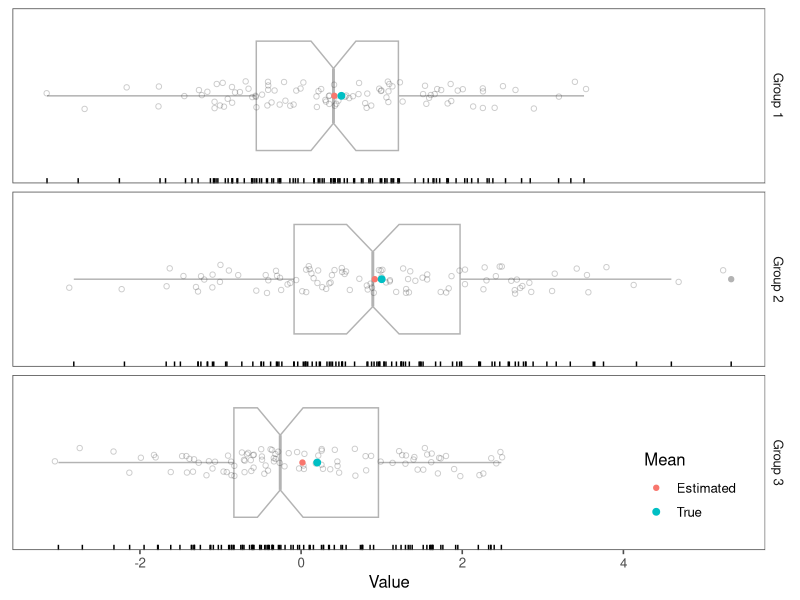
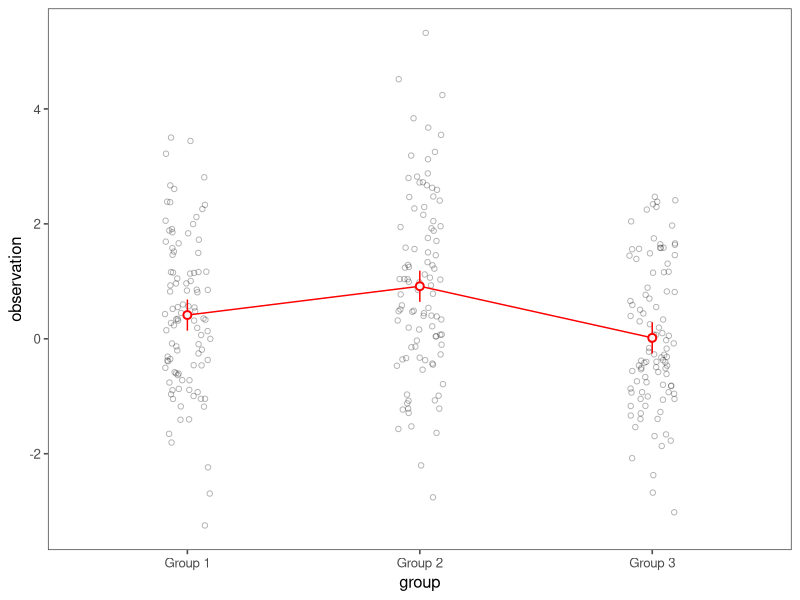
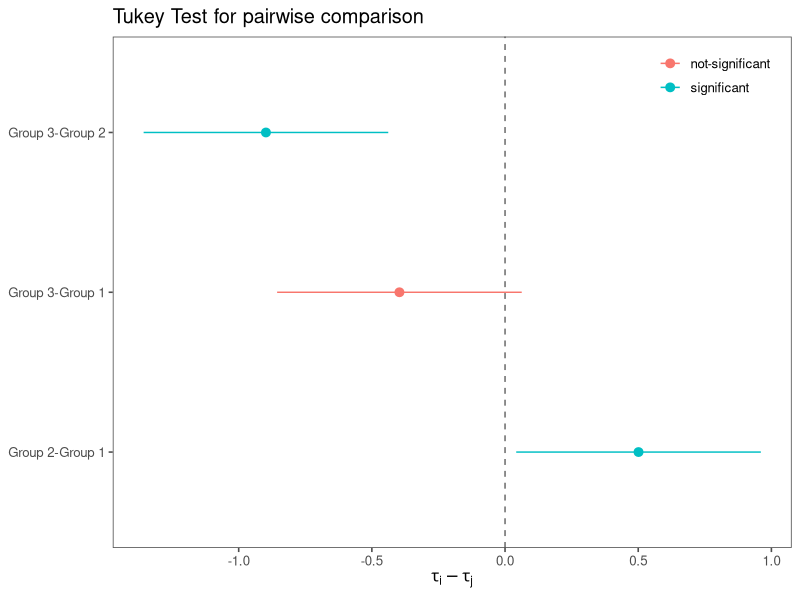
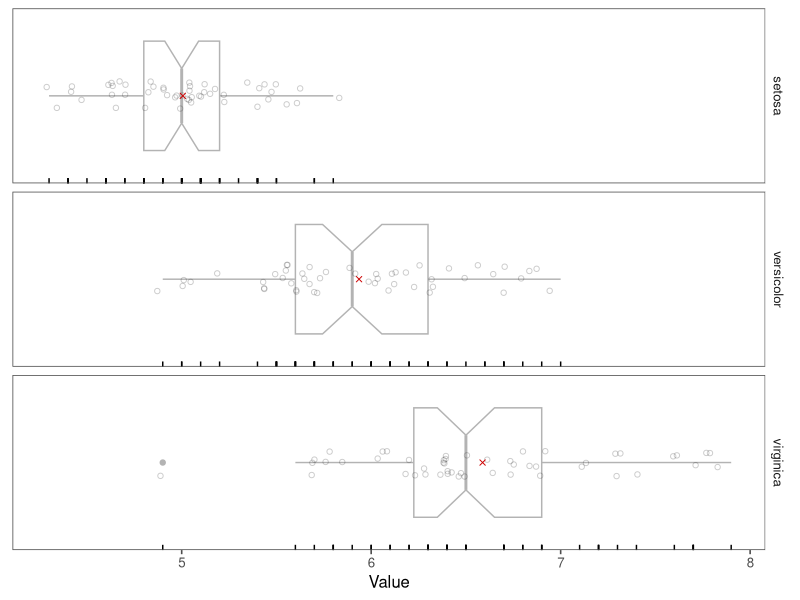
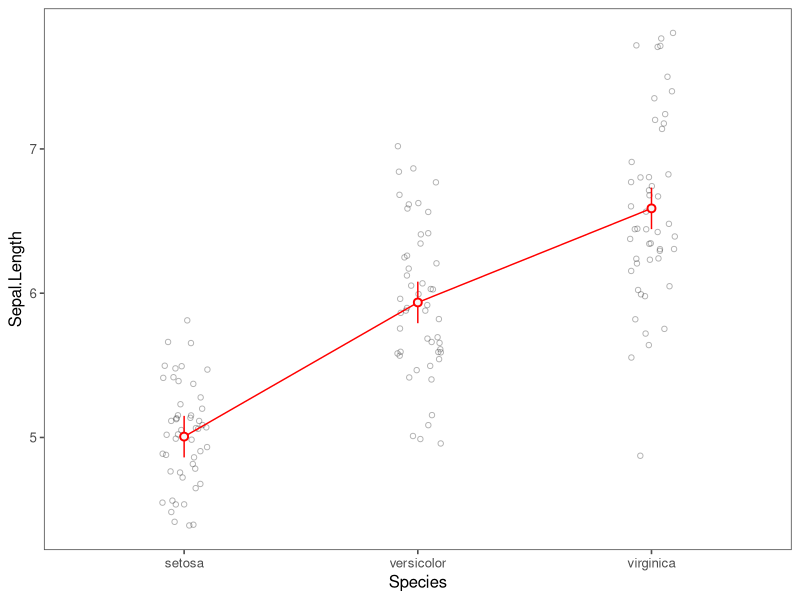
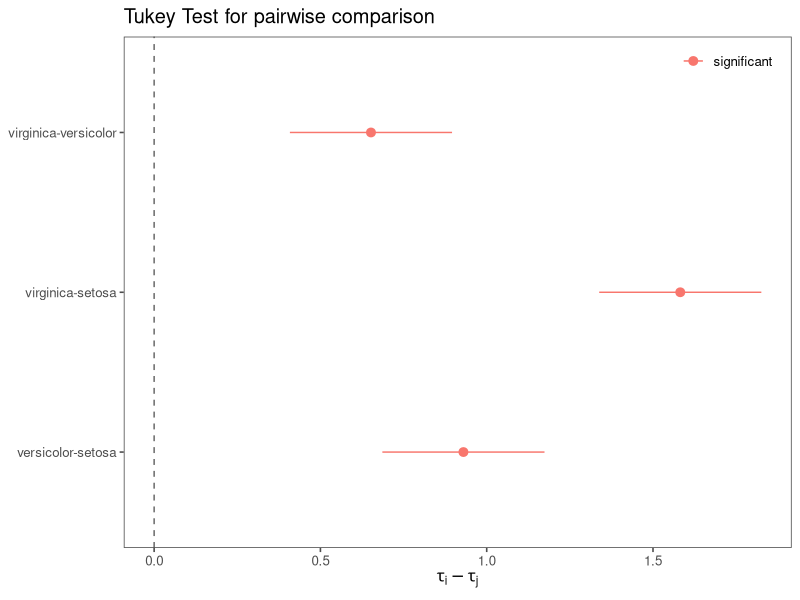

Reproduce these figures in R, in order.
## ---- chunk 1
knitr::opts_chunk$set(
  echo = FALSE,
  comment = NA,
  out.width = '100%',
  dev = "svg"
)
library(tibble)
library(dplyr)
library(ggplot2)
set.seed(124)
## ---- chunk 2
nsim <- 100
## ---- chunk 3
cases <- tibble(
  group = paste("Group", 1:3),
  mean = c(0.5, 1, 0.2),
  sd = rep(1, 3)
  # sd = c(0.2, 0.8, 0.3)
) %>% 
  group_by(group) %>% 
  mutate(observation = purrr::map2(mean, sd, function(mean, sd) {
    rnorm(nsim, mean, sd) + rnorm(nsim, 0, 1)
  }))
## ---- chunk 4
cases
## ---- chunk 5
ggplot(tidyr::unnest(cases, cols = "observation"), 
       aes(observation, group)) +
  geom_boxplot(notch = TRUE, color = "gray70") +
  geom_point(position = position_jitter(width = 0.1, height = 0.1),
             alpha = 0.2, shape = 21) +
  geom_rug(sides = "b") +
  stat_summary(fun = mean, aes(color = "Estimated"), geom = "point") +
  geom_point(aes(color = "True", x = mean, y = group), 
             data = cases, inherit.aes = FALSE, size = 2) +
  labs(x = "Value", y = NULL, color = "Mean") +
  ggthemes::theme_few() +
  theme(legend.position = c(1, 0), legend.justification = c(1.2, -0.2),
        axis.text.y = element_blank(), axis.ticks.y = element_blank()) +
  facet_grid(rows = vars(group), scales = 'free_y')
## ---- chunk 6
mdl <- lm(observation ~ group, data = tidyr::unnest(cases, cols = "observation"))
summary(mdl)
## ---- chunk 7
eff <- effects::allEffects(mdl)
ggplot(tidyr::unnest(cases, cols = "observation"),
       aes(group, observation)) +
  geom_point(shape = 21, alpha = 0.3, position = position_jitter(0.1, 0.1)) +
  geom_line(data = as.data.frame(eff)[['group']], 
            aes(y = fit), color = "red", group = 1) +
  geom_pointrange(data = as.data.frame(eff)[['group']], 
             aes(y = fit, ymin = lower, ymax = upper), 
             color = "red", shape = 21, fill = "whitesmoke") +
  ggthemes::theme_few()
## ---- chunk 8
tky <- TukeyHSD(aov(mdl))
tky <- tibble::rownames_to_column(as.data.frame(tky$group)) %>% 
  mutate(signif = ifelse(`p adj` <= 0.05, "significant", "not-significant"))
ggplot(tky, aes(diff, rowname, color = signif)) +
  geom_pointrange(aes(xmin = lwr, xmax = upr)) +
  geom_vline(xintercept = 0, linetype = "dashed", color = "gray40") +
  labs(color = NULL, x = bquote(tau[i] - tau[j]), parse = TRUE,
       y = NULL, title = "Tukey Test for pairwise comparison") +
  ggthemes::theme_few() +
  theme(legend.position = c(1, 1), legend.justification = c(1.1, 1.1))
## ---- chunk 9
iris <- as_tibble(iris)
## ---- chunk 10
iris
## ---- chunk 11
ggplot(iris, aes(Sepal.Length, Species)) +
  geom_boxplot(notch = TRUE, color = "gray70") +
  geom_point(position = position_jitter(width = 0.1, height = 0.1),
             alpha = 0.2, shape = 21) +
  stat_summary(fun = mean, color = "#CC0000", shape = 4, geom = "point") +
  geom_rug(sides = "b") +
  labs(x = "Value", y = NULL, color = "Mean") +
  ggthemes::theme_few() +
  theme(legend.position = c(1, 0), legend.justification = c(1.2, -0.2),
        axis.text.y = element_blank(), axis.ticks.y = element_blank()) +
  facet_grid(rows = vars(Species), scales = 'free_y')
## ---- chunk 12
mdl <- lm(Sepal.Length ~ Species, data = iris)
summary(mdl)
## ---- chunk 13
eff <- effects::allEffects(mdl)
ggplot(iris,
       aes(Species, Sepal.Length)) +
  geom_point(shape = 21, alpha = 0.3, position = position_jitter(0.1, 0.1)) +
  geom_line(data = as.data.frame(eff)[["Species"]], 
            aes(y = fit), color = "red", group = 1) +
  geom_pointrange(data = as.data.frame(eff)[['Species']], 
             aes(y = fit, ymin = lower, ymax = upper), 
             color = "red", shape = 21, fill = "whitesmoke") +
  ggthemes::theme_few()
## ---- chunk 14
tky <- TukeyHSD(aov(mdl))
tky <- tibble::rownames_to_column(as.data.frame(tky$Species)) %>% 
  mutate(signif = ifelse(`p adj` <= 0.05, "significant", "not-significant"))
ggplot(tky, aes(diff, rowname, color = signif)) +
  geom_pointrange(aes(xmin = lwr, xmax = upr)) +
  geom_vline(xintercept = 0, linetype = "dashed", color = "gray40") +
  labs(color = NULL, x = bquote(tau[i] - tau[j]), parse = TRUE,
       y = NULL, title = "Tukey Test for pairwise comparison") +
  ggthemes::theme_few() +
  theme(legend.position = c(1, 1), legend.justification = c(1.1, 1.1))
